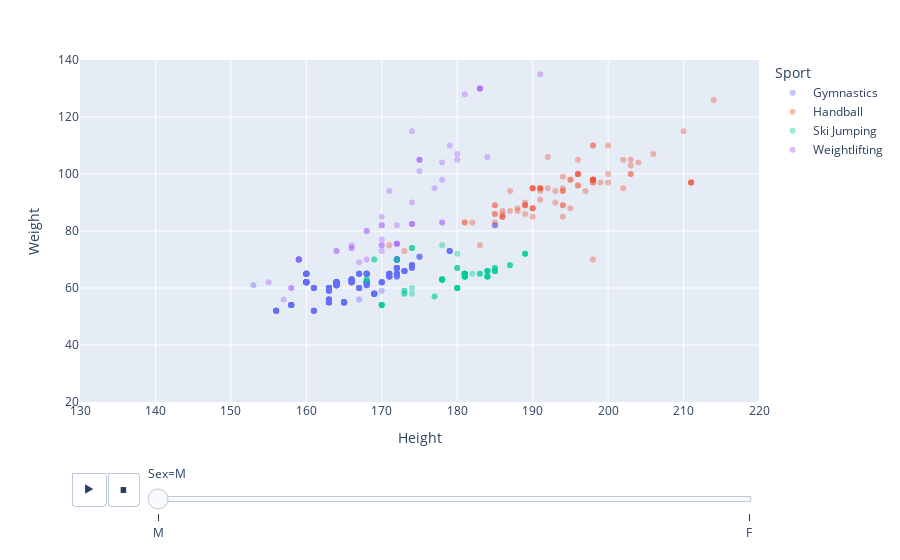

Write notebook code for a chart like this one.
### Code cell
df_ger=df[df["NOC"]=="GER"]
df_gymn=df_ger[df_ger["Sport"].isin(["Gymnastics", "Handball", "Weightlifting", "Ski Jumping"])]

fig = px.scatter(df_gymn, x="Height", range_x=[130,220], y="Weight", range_y=[20,140], animation_frame="Sex", color="Sport", opacity=.4)
fig.show()

### Figure 1 — Plotly figure (JSON) as saved in the notebook; plotly's stock layout.template omitted (floating-point values rounded to 4 significant figures; data arrays with more than 128 entries replaced by an {"elided": "..."} marker saying what was removed)
{"data": [{"hovertemplate": "Sport=Gymnastics<br>Sex=M<br>Height=%{x}<br>Weight=%{y}<extra></extra>", "legendgroup": "Gymnastics", "marker": {"color": "#636efa", "opacity": 0.4, "symbol": "circle"}, "mode": "markers", "name": "Gymnastics", "orientation": "v", "showlegend": true, "type": "scatter", "x": {"elided": "734 int values"}, "xaxis": "x", "y": {"elided": "734 int values"}, "yaxis": "y"}, {"hovertemplate": "Sport=Handball<br>Sex=M<br>Height=%{x}<br>Weight=%{y}<extra></extra>", "legendgroup": "Handball", "marker": {"color": "#EF553B", "opacity": 0.4, "symbol": "circle"}, "mode": "markers", "name": "Handball", "orientation": "v", "showlegend": true, "type": "scatter", "x": [null, null, 190, 190, 190, null, 206, 204, null, null, 198, null, 203, null, 214, 192, 199, 191, 186, 189, 189, 189, null, 188, 195, 194, 192, 196, null, 193, 194, 203, 203, null, 191, 191, 191, 202, 185, 185, 186, 186, 186, null, null, 190, 185, 196, null, null, 193, 200, 186, null, 187, 190, 190, 190, null, 191, 198, 194, 182, 210, 171, null, 197, null, 203, 198, 198, 198, 198, 200, 195, 188, null, 202, 181, 181, 183, 187, 189, 194, 196, 196, 196, 196, 196, null, null, 198, 198, 198, 189, null, 194, 194, 198, 198, 190, 191, 195, 194, 200, 173, 198, 185, 185, 211, 211, 211, 211], "xaxis": "x", "y": [null, null, 88, 88, 88, null, 107, 104, null, null, 70, null, 105, null, 126, 106, 97, 95, 87, 89, 89, 89, null, 88, 88, 94, 95, 96, null, 94, 99, 100, 100, null, 95, 95, 95, 105, 89, 89, 85, 85, 85, null, null, 85, 83, 105, null, null, 90, 97, 86, null, 94, 95, 95, 95, null, 91, 110, 95, 83, 115, 75, null, 94, null, 103, 98, 98, 98, 98, 100, 98, 87, null, 95, 83, 83, 75, 87, 86, 85, 100, 100, 100, 100, 96, null, null, 98, 98, 98, 90, null, 89, 89, 97, 97, 95, 94, 98, 94, 110, 73, 110, 86, 86, 97, 97, 97, 97], "yaxis": "y"}, {"hovertemplate": "Sport=Ski Jumping<br>Sex=M<br>Height=%{x}<br>Weight=%{y}<extra></extra>", "legendgroup": "Ski Jumping", "marker": {"color": "#00cc96", "opacity": 0.4, "symbol": "circle"}, "mode": "markers", "name": "Ski Jumping", "orientation": "v", "showlegend": true, "type": "scatter", "x": [174, 178, 168, 168, 168, null, 182, null, 184, 184, 184, 184, 184, 184, 173, 173, 185, 185, 185, null, 184, 184, 184, 184, 184, 184, null, 174, 177, 177, 180, 180, 180, 185, 185, 185, 185, 185, null, null, null, null, 173, 173, null, null, null, null, null, 169, 169, 172, 172, 180, 180, 180, 180, 180, 180, null, null, 174, 174, 174, 181, 181, 181, 181, 181, 181, 181, 181, 181, 181, 181, 180, 187, 187, 187, null, 178, 178, 178, 178, 178, 178, 178, 178, 178, 181, 181, 181, 181, 181, 181, 181, 181, 181, 189, 189, 189, 189, null, 170, 170, 170, 170, 170, 170, 183, 183, 183], "xaxis": "x", "y": [60, 75, 63, 63, 63, null, 65, null, 66, 66, 66, 66, 66, 66, 58, 58, 67, 67, 67, null, 64, 64, 64, 64, 64, 64, null, 58, 57, 57, 67, 67, 67, 66, 66, 66, 66, 66, null, null, null, null, 59, 59, null, null, null, null, null, 70, 70, 70, 70, 60, 60, 60, 60, 60, 60, null, null, 74, 74, 74, 65, 65, 65, 65, 65, 65, 65, 65, 65, 65, 65, 72, 68, 68, 68, null, 63, 63, 63, 63, 63, 63, 63, 63, 63, 64, 64, 64, 64, 64, 64, 64, 64, 64, 72, 72, 72, 72, null, 54, 54, 54, 54, 54, 54, 65, 65, 65], "yaxis": "y"}, {"hovertemplate": "Sport=Weightlifting<br>Sex=M<br>Height=%{x}<br>Weight=%{y}<extra></extra>", "legendgroup": "Weightlifting", "marker": {"color": "#ab63fa", "opacity": 0.4, "symbol": "circle"}, "mode": "markers", "name": "Weightlifting", "orientation": "v", "showlegend": true, "type": "scatter", "x": [172, 174, 164, 164, 171, null, 178, 178, null, null, 166, 166, 166, 174, 175, null, 170, null, 174, 174, 174, null, null, null, null, 178, null, 168, 170, 170, null, null, 170, null, 158, 158, null, 168, 177, 182, 182, null, 168, 191, 180, 157, null, 184, 180, null, null, 178, 152, null, 170, 170, 159, null, null, 179, 170, 167, 155, 175, 175, 175, 183, 183, 172, 172, 172, 172, null, null, 183, 183, 183, null, null, null, null, null, 183, 183, 183, 183, null, null, 181, null], "xaxis": "x", "y": [82, 115, 73, 73, 94, null, 83, 83, 83, 81, 74, 74, 75, 90, 101, null, 77, null, 82.5, 82.5, 82.5, 74, 74, 67, 60, 104, 67, 70, 75, 75, 67, 59, 73, 105, 60, 60, null, 80, 95, 148, 148, 76, 80, 135, 107, 56, null, 106, 105, null, null, 98, null, 124, 82, 82, 70, 56, 67, 110, 85, 69, 62, 105, 105, 105, 146, 146, 75.5, 75.5, 75.5, 75.5, null, null, 150, 150, 150, null, null, 74, 109, 59, 130, 130, 130, 130, null, null, 128, null], "yaxis": "y"}], "layout": {"legend": {"title": {"text": "Sport"}, "tracegroupgap": 0}, "margin": {"t": 60}, "sliders": [{"active": 0, "currentvalue": {"prefix": "Sex="}, "len": 0.9, "pad": {"b": 10, "t": 60}, "steps": [{"args": [["M"], {"frame": {"duration": 0, "redraw": false}, "fromcurrent": true, "mode": "immediate", "transition": {"duration": 0, "easing": "linear"}}], "label": "M", "method": "animate"}, {"args": [["F"], {"frame": {"duration": 0, "redraw": false}, "fromcurrent": true, "mode": "immediate", "transition": {"duration": 0, "easing": "linear"}}], "label": "F", "method": "animate"}], "x": 0.1, "xanchor": "left", "y": 0, "yanchor": "top"}], "updatemenus": [{"buttons": [{"args": [null, {"frame": {"duration": 500, "redraw": false}, "fromcurrent": true, "mode": "immediate", "transition": {"duration": 500, "easing": "linear"}}], "label": "&#9654;", "method": "animate"}, {"args": [[null], {"frame": {"duration": 0, "redraw": false}, "fromcurrent": true, "mode": "immediate", "transition": {"duration": 0, "easing": "linear"}}], "label": "&#9724;", "method": "animate"}], "direction": "left", "pad": {"r": 10, "t": 70}, "showactive": false, "type": "buttons", "x": 0.1, "xanchor": "right", "y": 0, "yanchor": "top"}], "xaxis": {"anchor": "y", "domain": [0, 1], "range": [130, 220], "title": {"text": "Height"}}, "yaxis": {"anchor": "x", "domain": [0, 1], "range": [20, 140], "title": {"text": "Weight"}}}}
